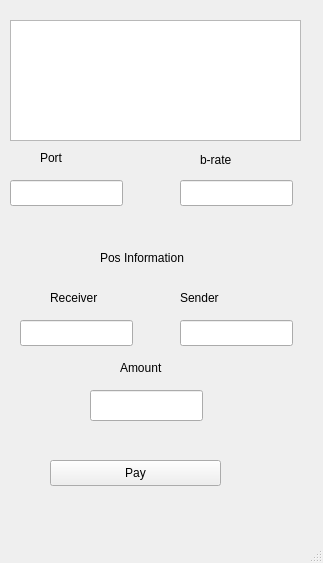
<?xml version="1.0" encoding="UTF-8"?>
<ui version="4.0">
 <class>MainWindow</class>
 <widget class="QMainWindow" name="MainWindow">
  <property name="geometry">
   <rect>
    <x>0</x>
    <y>0</y>
    <width>323</width>
    <height>563</height>
   </rect>
  </property>
  <property name="windowTitle">
   <string>MainWindow</string>
  </property>
  <widget class="QWidget" name="centralwidget">
   <widget class="QPushButton" name="btnsendttermina">
    <property name="geometry">
     <rect>
      <x>50</x>
      <y>460</y>
      <width>171</width>
      <height>26</height>
     </rect>
    </property>
    <property name="text">
     <string>Pay</string>
    </property>
   </widget>
   <widget class="QLabel" name="label">
    <property name="geometry">
     <rect>
      <x>120</x>
      <y>360</y>
      <width>57</width>
      <height>16</height>
     </rect>
    </property>
    <property name="text">
     <string>Amount</string>
    </property>
   </widget>
   <widget class="QLabel" name="label_3">
    <property name="geometry">
     <rect>
      <x>40</x>
      <y>150</y>
      <width>57</width>
      <height>16</height>
     </rect>
    </property>
    <property name="text">
     <string>Port</string>
    </property>
   </widget>
   <widget class="QLineEdit" name="lineport">
    <property name="geometry">
     <rect>
      <x>10</x>
      <y>180</y>
      <width>113</width>
      <height>26</height>
     </rect>
    </property>
   </widget>
   <widget class="QLabel" name="label_4">
    <property name="geometry">
     <rect>
      <x>200</x>
      <y>150</y>
      <width>61</width>
      <height>20</height>
     </rect>
    </property>
    <property name="text">
     <string>b-rate</string>
    </property>
   </widget>
   <widget class="QLineEdit" name="linebrate">
    <property name="geometry">
     <rect>
      <x>180</x>
      <y>180</y>
      <width>113</width>
      <height>26</height>
     </rect>
    </property>
   </widget>
   <widget class="QLabel" name="label_5">
    <property name="geometry">
     <rect>
      <x>100</x>
      <y>250</y>
      <width>131</width>
      <height>16</height>
     </rect>
    </property>
    <property name="text">
     <string>Pos Information</string>
    </property>
   </widget>
   <widget class="QLineEdit" name="linelocation">
    <property name="geometry">
     <rect>
      <x>20</x>
      <y>320</y>
      <width>113</width>
      <height>26</height>
     </rect>
    </property>
   </widget>
   <widget class="QLabel" name="label_6">
    <property name="geometry">
     <rect>
      <x>50</x>
      <y>290</y>
      <width>57</width>
      <height>16</height>
     </rect>
    </property>
    <property name="text">
     <string>Receiver</string>
    </property>
   </widget>
   <widget class="QLabel" name="label_7">
    <property name="geometry">
     <rect>
      <x>180</x>
      <y>290</y>
      <width>111</width>
      <height>16</height>
     </rect>
    </property>
    <property name="text">
     <string>Sender</string>
    </property>
   </widget>
   <widget class="QLineEdit" name="linepoid">
    <property name="geometry">
     <rect>
      <x>180</x>
      <y>320</y>
      <width>113</width>
      <height>26</height>
     </rect>
    </property>
   </widget>
   <widget class="QLineEdit" name="lineamount">
    <property name="geometry">
     <rect>
      <x>90</x>
      <y>390</y>
      <width>113</width>
      <height>31</height>
     </rect>
    </property>
   </widget>
   <widget class="QTextEdit" name="txtmessage">
    <property name="geometry">
     <rect>
      <x>10</x>
      <y>20</y>
      <width>291</width>
      <height>121</height>
     </rect>
    </property>
   </widget>
  </widget>
  <widget class="QMenuBar" name="menubar">
   <property name="geometry">
    <rect>
     <x>0</x>
     <y>0</y>
     <width>323</width>
     <height>30</height>
    </rect>
   </property>
  </widget>
  <widget class="QStatusBar" name="statusbar"/>
 </widget>
 <resources/>
 <connections/>
</ui>
